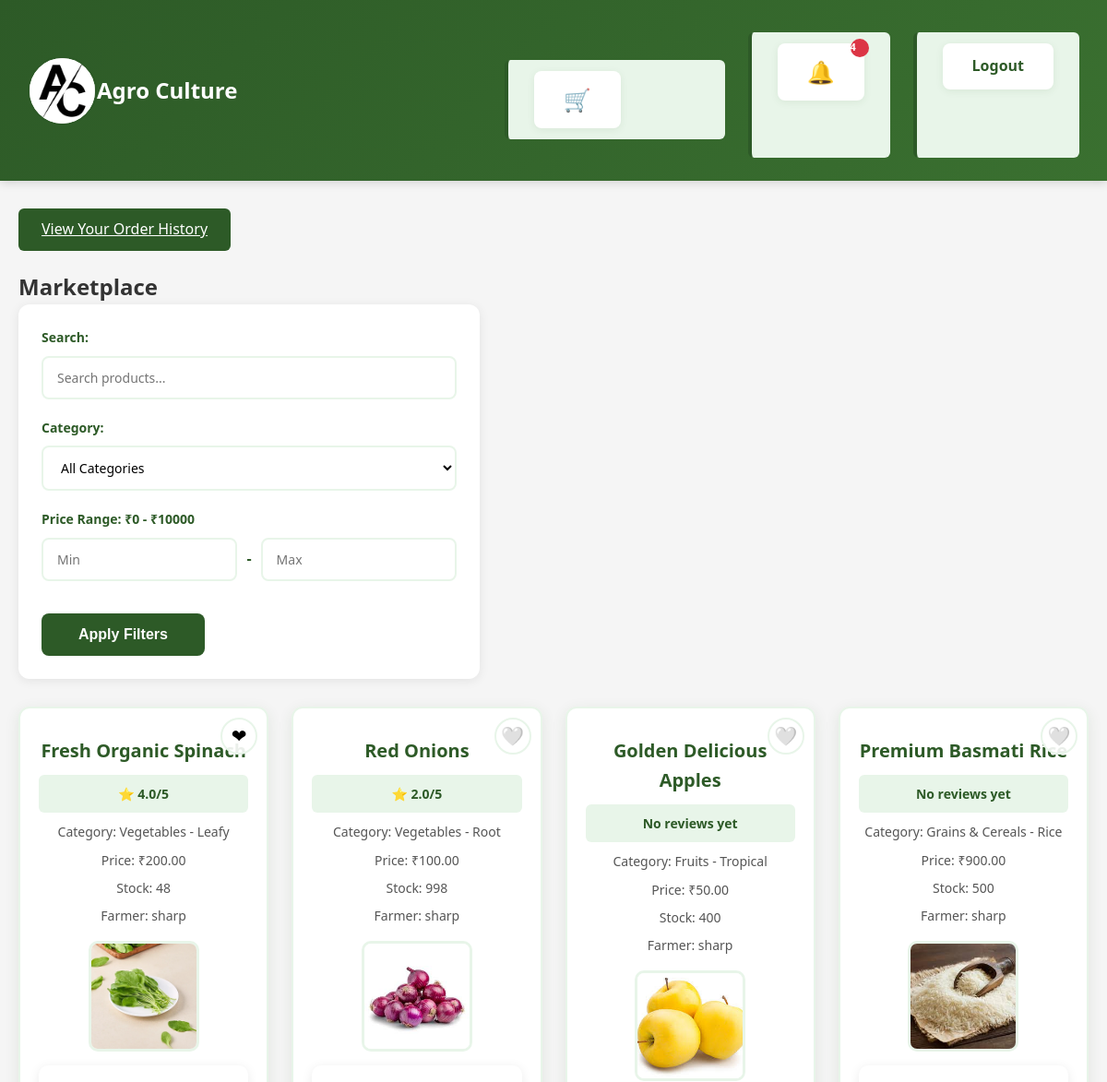
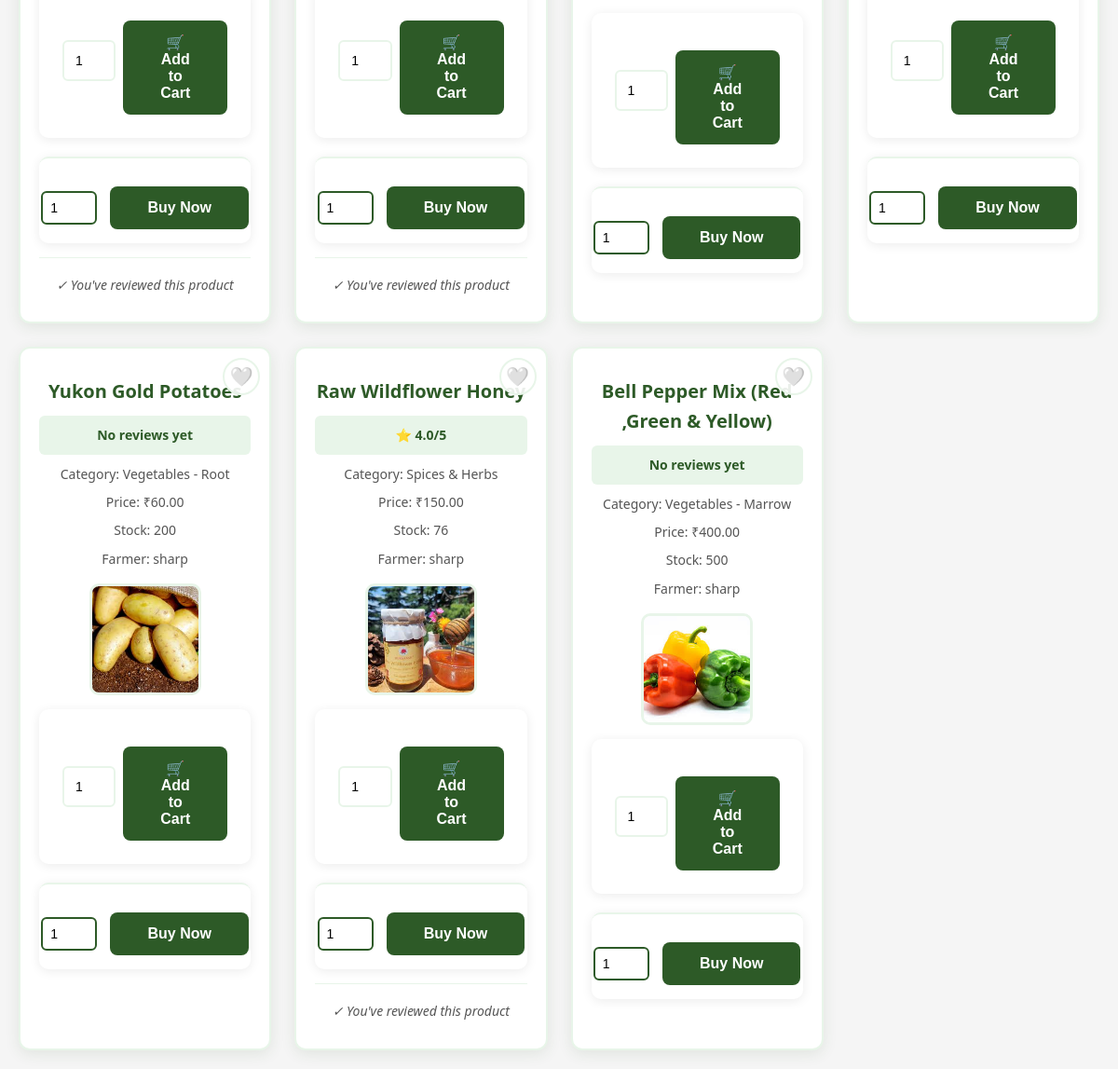
The app's page /buyer_dashboard/ (signed in) with its own data (2 pictures, top to bottom).
### marketplace/models.py (models this page shows, shortened)
class Product(models.Model):
	CATEGORY_CHOICES = [
		('Vegetables - Leafy', 'Vegetables - Leafy'),
		('Vegetables - Root', 'Vegetables - Root'),
		('Vegetables - Marrow', 'Vegetables - Marrow'),
		('Fruits - Seasonal', 'Fruits - Seasonal'),
		('Fruits - Tropical', 'Fruits - Tropical'),
		('Fruits - Berries', 'Fruits - Berries'),
		('Grains & Cereals - Rice', 'Grains & Cereals - Rice'),
		('Grains & Cereals - Wheat', 'Grains & Cereals - Wheat'),
		('Grains & Cereals - Corn', 'Grains & Cereals - Corn'),
		('Pulses & Legumes - Lentils', 'Pulses & Legumes - Lentils'),
		('Pulses & Legumes - Beans', 'Pulses & Legumes - Beans'),
		('Pulses & Legumes - Peas', 'Pulses & Legumes - Peas'),
		('Dairy Products - Milk', 'Dairy Products - Milk'),
		('Dairy Products - Butter', 'Dairy Products - Butter'),
		('Dairy Products - Cheese', 'Dairy Products - Cheese'),
		('Livestock - Poultry', 'Livestock - Poultry'),
		('Livestock - Cattle', 'Livestock - Cattle'),
		('Livestock - Sheep', 'Livestock - Sheep'),
		('Spices & Herbs', 'Spices & Herbs'),
	]
	name = models.CharField(max_length=100)
	category = models.CharField(max_length=50, choices=CATEGORY_CHOICES)
	price = models.DecimalField(max_digits=10, decimal_places=2)
	quantity = models.PositiveIntegerField()
	image = models.ImageField(upload_to='product_images/', blank=True, null=True)
	farmer = models.ForeignKey(User, on_delete=models.CASCADE, related_name='products', validators=[validate_farmer])

### marketplace/views.py (the view, shortened to what this page needs)
# urls.py: path('buyer_dashboard/', views.buyer_dashboard, name='buyer_dashboard'),
@login_required
def buyer_dashboard(request):
	user = request.user
	if not hasattr(user, 'userprofile') or user.userprofile.role != 'Buyer':
		messages.error(request, 'Access denied. Only Buyers can view this page.')
		return redirect('login')
	query = request.GET.get('q', '')
	category_filter = request.GET.get('category', '')
	min_price = request.GET.get('min_price', '')
	max_price = request.GET.get('max_price', '')
	products = Product.objects.all()
	if query:
		products = products.filter(Q(name__icontains=query) | Q(category__icontains=query))
	if category_filter:
		products = products.filter(category=category_filter)
	if min_price:
		try:
			products = products.filter(price__gte=float(min_price))
		except ValueError:
			pass
	if max_price:
		try:
			products = products.filter(price__lte=float(max_price))
		except ValueError:
			pass
	wishlist_ids = Wishlist.objects.filter(user=user).values_list('product_id', flat=True)
	product_ratings = {}
	for product in products:
		avg_rating = Review.objects.filter(product=product).aggregate(Avg('rating'))['rating__avg']
		product_ratings[product.id] = round(avg_rating, 1) if avg_rating else 0
	purchased_product_ids = Order.objects.filter(buyer=user).values_list('product_id', flat=True).distinct()
	reviewed_product_ids = Review.objects.filter(buyer=user).values_list('product_id', flat=True)
	return render(request, 'buyer_dashboard.html', {
		'products': products,
		'query': query,
		'category_filter': category_filter,
		'min_price': min_price,
		'max_price': max_price,
		'category_choices': Product.CATEGORY_CHOICES,
		'wishlist_ids': wishlist_ids,
		'product_ratings': product_ratings,
		'purchased_product_ids': purchased_product_ids,
		'reviewed_product_ids': reviewed_product_ids,
	})

### marketplace/templatetags/custom_filters.py (called while the page is built)
@register.filter(name='get_item')
def get_item(dictionary, key):
    if isinstance(dictionary, dict):
        return dictionary.get(key)
    return None

### templates/buyer_dashboard.html (shortened to what this page needs)
{% extends 'base.html' %}
{% load custom_filters %}
{% block content %}
<a href="{% url 'order_history' %}" class="file-upload-btn" style="margin-bottom:20px;display:inline-block;">View Your Order History</a>
<h2>Marketplace</h2>
<form method="get" class="search-filter-form">
    <div class="filter-row">
        <div class="filter-group">
            <label for="searchInput">Search:</label>
            <input type="text" id="searchInput" name="q" placeholder="Search products..." value="{{ query }}">
        </div>
        <div class="filter-group">
            <label for="categoryFilter">Category:</label>
            <select id="categoryFilter" name="category">
                <option value="">All Categories</option>
            </select>
        </div>
    </div>
    <div class="filter-row">
        <div class="filter-group price-range">
            <label>Price Range: ₹<span id="minPriceDisplay">{{ min_price|default:"0" }}</span> - ₹<span id="maxPriceDisplay">{{ max_price|default:"10000" }}</span></label>
            <div class="price-inputs">
                <input type="number" id="minPrice" name="min_price" placeholder="Min" value="{{ min_price }}" min="0" step="10">
                <span>-</span>
                <input type="number" id="maxPrice" name="max_price" placeholder="Max" value="{{ max_price }}" min="0" step="10">
            </div>
        </div>
    </div>
    <div class="filter-actions">
        <button type="submit" class="filter-btn">Apply Filters</button>
    </div>
</form>
<div class="marketplace-grid">
    {% for product in products %}
    <div class="market-card">
        <button class="wishlist-btn" data-product-id="{{ product.id }}" data-wishlisted="{% if product.id in wishlist_ids %}true{% else %}false{% endif %}">
            <span class="heart-icon">{% if product.id in wishlist_ids %}❤{% else %}🤍{% endif %}</span>
        </button>
        <h4>{{ product.name }}</h4>
        <div class="rating-display">
            <span class="stars" data-product-id="{{ product.id }}">
                {% with rating=product_ratings|get_item:product.id %}
                    {% if rating > 0 %}
                        ⭐ {{ rating }}/5
                    {% else %}
                        No reviews yet
                    {% endif %}
                {% endwith %}
            </span>
        </div>
        <p>Category: {{ product.category }}</p>
        <p>Price: ₹{{ product.price }}</p>
        <p>Stock: {{ product.quantity }}</p>
        <p>Farmer: {{ product.farmer.username }}</p>
        {% if product.image %}
        <img src="{{ product.image.url }}" alt="{{ product.name }}" class="product-img">
        {% endif %}
        <div class="product-actions">
            <form class="add-to-cart-form" data-product-id="{{ product.id }}">
                <input type="number" name="quantity" min="1" max="{{ product.quantity }}" value="1" class="quantity-input">
                <button type="submit" class="btn-add-cart" {% if product.quantity == 0 %}disabled{% endif %}>
                    🛒 Add to Cart
                </button>
            </form>
            <form method="post" class="buy-form">
                <input type="number" name="quantity" min="1" max="{{ product.quantity }}" value="1" style="width:60px;">
                <button type="submit" {% if product.quantity == 0 %}disabled{% endif %}>Buy Now</button>
            </form>
        </div>
        {% if product.id in purchased_product_ids %}
            <div class="review-section">
                {% if product.id not in reviewed_product_ids %}
                    <button class="review-btn" onclick="openReviewModal({{ product.id }}, '{{ product.name }}')">Leave a Review</button>
                {% else %}
                    <p class="review-status">✓ You've reviewed this product</p>
                {% endif %}
            </div>
        {% endif %}
    </div>
    {% empty %}
    <p>No products available.</p>
    {% endfor %}
</div>
{% endblock %}

### static/css/style.css (style rules this page uses)
* { margin: 0; padding: 0; box-sizing: border-box; }
body { font-family: 'Segoe UI', Tahoma, Geneva, Verdana, sans-serif; background-color: #f5f5f5; color: #333; line-height: 1.6; }
.product-cards, .marketplace-grid { display: grid; grid-template-columns: repeat(auto-fill, minmax(250px, 1fr)); gap: 25px; margin-top: 25px; }
.card, .market-card { background: #ffffff; border-radius: 12px; box-shadow: 0 4px 15px rgba(45, 90, 39, 0.1); padding: 20px; text-align: center; transition: transform 0.3s ease, box-shadow 0.3s ease; border: 2px solid #e8f5e9; position: relative; }
.wishlist-btn { position: absolute; top: 10px; right: 10px; background: rgba(255, 255, 255, 0.9); border: 2px solid #e8f5e9; border-radius: 50%; width: 40px; height: 40px; cursor: pointer; display: flex; align-items: center; justify-content: center; transition: all 0.3s ease; z-index: 10; }
.heart-icon { font-size: 20px; line-height: 1; }
.card h4, .market-card h4 { color: #2d5a27; font-size: 20px; margin: 10px 0; font-weight: 600; }
.card p, .market-card p { color: #555; margin: 8px 0; font-size: 14px; }
.product-img { width: 120px; height: 120px; object-fit: cover; border-radius: 10px; margin: 15px auto; border: 3px solid #e8f5e9; display: block; }
.search-filter-form { background: #ffffff; padding: 25px; border-radius: 12px; box-shadow: 0 2px 12px rgba(0,0,0,0.08); margin-bottom: 30px; }
.filter-row { display: flex; gap: 20px; margin-bottom: 20px; flex-wrap: wrap; }
.filter-group { flex: 1; min-width: 250px; }
.filter-group label { display: block; color: #2d5a27; font-weight: 600; margin-bottom: 8px; font-size: 14px; }
.filter-group input[type="text"], .filter-group input[type="number"], .filter-group select { width: 100%; padding: 12px 15px; border: 2px solid #e8f5e9; border-radius: 8px; font-size: 14px; outline: none; transition: border-color 0.3s ease; font-family: inherit; }
.filter-group select { cursor: pointer; background: #ffffff; }
.price-range { flex: 2; }
.price-inputs { display: flex; align-items: center; gap: 10px; }
.price-inputs input { flex: 1; }
.price-inputs span { color: #2d5a27; font-weight: 600; }
.filter-actions { display: flex; gap: 15px; align-items: center; }
.filter-btn { background: #2d5a27; color: #ffffff; border: none; padding: 12px 35px; border-radius: 8px; font-size: 15px; font-weight: 600; cursor: pointer; transition: background 0.3s ease; }
form { background: #ffffff; padding: 25px; border-radius: 10px; box-shadow: 0 2px 12px rgba(0,0,0,0.08); max-width: 500px; }
form label { display: block; color: #2d5a27; font-weight: 600; margin-bottom: 5px; }
form input[type="text"], form input[type="email"], form input[type="password"], form input[type="number"], form select, form textarea { width: 100%; padding: 12px; border: 2px solid #e8f5e9; border-radius: 6px; font-size: 14px; transition: border-color 0.3s ease; }
form button[type="submit"] { background: #2d5a27; color: #ffffff; border: none; padding: 14px 40px; border-radius: 8px; font-size: 16px; cursor: pointer; margin-top: 15px; transition: background 0.3s ease; font-weight: 600; }
.buy-form { padding: 15px 0; margin-top: 10px; border-top: 2px solid #e8f5e9; }
.buy-form input[type="number"] { width: 70px; padding: 8px; border: 2px solid #2d5a27; border-radius: 6px; margin-right: 10px; }
.buy-form button { background: #2d5a27; color: #ffffff; border: none; padding: 10px 25px; border-radius: 8px; cursor: pointer; font-size: 15px; font-weight: 600; transition: all 0.3s ease; }
.file-upload-btn { display: inline-block; background: #2d5a27; color: #fff; padding: 10px 25px; border-radius: 6px; cursor: pointer; transition: background 0.3s ease; margin-top: 10px; }
.rating-display { margin: 10px 0; padding: 8px; background: #e8f5e9; border-radius: 6px; }
.rating-display .stars { color: #2d5a27; font-weight: 600; font-size: 14px; }
.review-section { margin-top: 15px; padding-top: 10px; border-top: 1px solid #e8f5e9; }
.review-status { color: #2d5a27; font-size: 13px; font-style: italic; margin: 5px 0; }
.product-actions { display: flex; flex-direction: column; gap: 10px; margin-top: 10px; }
.add-to-cart-form { display: flex; gap: 8px; align-items: center; }
.quantity-input { width: 60px; padding: 6px; border: 1px solid #ddd; border-radius: 4px; }
.btn-add-cart { background: #2d5a27; color: white; border: none; padding: 8px 16px; border-radius: 4px; cursor: pointer; font-size: 14px; font-weight: 600; transition: all 0.3s ease; }

### records on screen
Product: name "Fresh Organic Spinach", rating "4.0", category "Vegetables - Leafy", price "200.00", quantity "48", farmer.username "sharp", image (picture), shows "✓ You've reviewed this product"
Product: name "Red Onions", rating "2.0", category "Vegetables - Root", price "100.00", quantity "998", farmer.username "sharp", image (picture), shows "✓ You've reviewed this product"
Product: name "Golden Delicious Apples", shows "No reviews yet", category "Fruits - Tropical", price "50.00", quantity "400", farmer.username "sharp", image (picture)
Product: name "Premium Basmati Rice", shows "No reviews yet", category "Grains & Cereals - Rice", price "900.00", quantity "500", farmer.username "sharp", image (picture)
Product: name "Yukon Gold Potatoes", shows "No reviews yet", category "Vegetables - Root", price "60.00", quantity "200", farmer.username "sharp", image (picture)
Product: name "Raw Wildflower Honey", rating "4.0", category "Spices & Herbs", price "150.00", quantity "76", farmer.username "sharp", image (picture), shows "✓ You've reviewed this product"
Product: name "Bell Pepper Mix (Red ,Green & Yellow)", shows "No reviews yet", category "Vegetables - Marrow", price "400.00", quantity "500", farmer.username "sharp", image (picture)

### other values on screen
{{ min_price|default:"0" }} "0"
{{ max_price|default:"10000" }} "10000"
